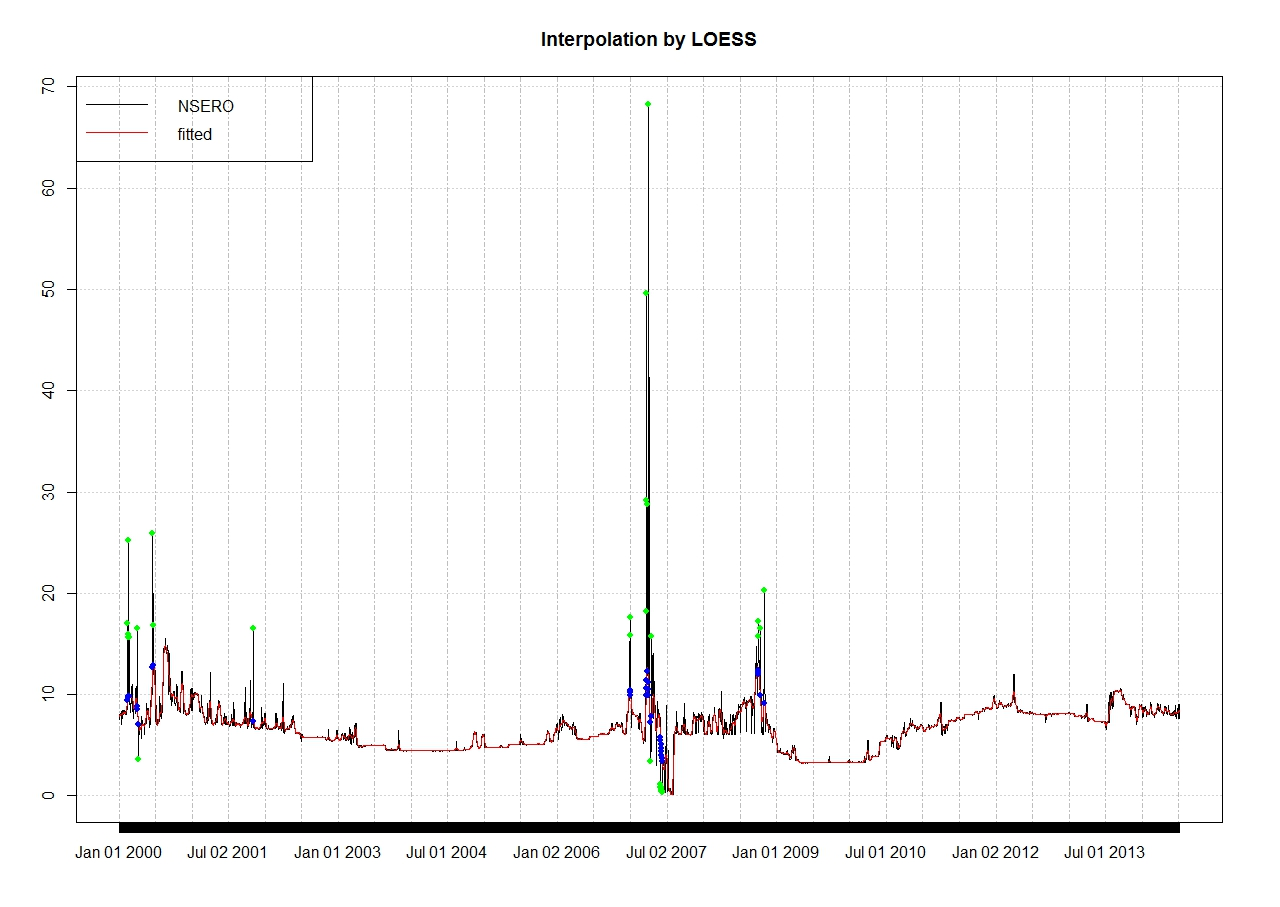

This chart was generated by the following R code:

# INY266 index
# potenital outlier interpolation


# read in data
library(xts)
library(xtsExtra)

index <- read.csv('NSERO_index.csv',stringsAsFactors = FALSE)

# for currency first
data <- index
dates <- data$Date
rates <- data[,-1]
dates <- as.POSIXct(dates,format ="%m/%d/%Y")
t <- as.xts(rates, order.by = dates)
names(t) <- "NSERO"
rate_name <- names(t)
span <- 0.08



# get the label for outlier
tsoutliers <- function(x,plot=TRUE,span=0.1,name="",percentile = c(0.25,0.75),k=3,range = c(-1.1))
{
    # x <- as.ts(x)
    if(frequency(x)>1)
        resid <- stl(x,s.window="periodic",robust=TRUE)$time.series[,3]
    else
    {
        tt <- 1:length(x)
        #resid <- residuals(loess(x ~ tt,span=span))

        loe <- loess(x~tt, span = span)
    pred <- predict(loe,tt,se=TRUE)
    resid <- loe$residuals
    }


    # can adjust the parameters to control the outlier 
    resid.q <- quantile(resid,prob= percentile)
    iqr <- diff(resid.q)
    limits <- resid.q + k*iqr*range
    score <- abs(pmin((resid-limits[1])/iqr,0) + pmax((resid - limits[2])/iqr,0))
    indicator <- ifelse(score>0,1,0)
    indi <- cbind(indicator,x)[,1]

    if(plot)
    {
        custom.panel <- function(index,x,...) {
        default.panel(index,x,...)
        points(x=index(indi[indi == 1]),
          y=x[,1][index(indi[indi == 1])],cex=0.9,pch=19,
          col="blue")
          #abline(v=index(indi[indi == 1]),col="grey")
   		}

      newlist <- list(score = score, resid = resid,indicator = indicator)
    plot.xts(x=cbind(x,fitted=loe$fitted,residual=loe$residuals),panel = custom.panel, screens = factor(1, 1), auto.legend = TRUE, main = paste("LOESS plot",rate_name[i],sep=" "))

        cat("Number of outliers for ",name," is ", sum(indicator),"\n")
        return(invisible(newlist))
    }
    else
        return(list(score,resid,indicator))
}

indi <- rep(0,nrow(t)) # initialize the indicator vector
i <- 1
a <- tsoutliers(t[,i],name = rate_name[i],span=span, percentile = c(0.1,0.9),k=3,range=c(-0.85,1))
# if any col in one raw has 1, label this row as 1
indi <- indi | a$indicator


# convert into data frame with index and value, outlier removed
data <- data.frame(index = 1:nrow(t),rate = coredata(t))
# remove the 
data_rm <- data[!indi,] # discard 36

# apply loess 
(span <- 30/nrow(t))
loe <- with(data_rm, loess(NSERO ~ index, span = span, degree = 2))
pred <- predict(loe,(1:nrow(t)),se=TRUE)

# back to time series
fitline <- cbind(pred$fit,t)[,1][!indi]
interpolated <- cbind(pred$fit,t)[,1][indi]

# combine rhe result
result <- data.frame("date" = index(interpolated),"original"= coredata(t[indi]),"interpolated" = coredata(interpolated))
names(result) <- c("Date","Original","Interpolated")
result

# plot the result
custom.panel <- function(index,x,...) {
        default.panel(index,x,...)
        # add origin point
        points(x=index(indi[indi == 1]),
          y=t[,1][index(indi[indi == 1])],cex=0.9,pch=19,
          col="green")
        # add interpolated points
         points(x=index(indi[indi == 1]),
          y=interpolated,cex=0.9,pch=19,
          col="blue")
          #abline(v=index(indi[indi == 1]),col="grey")
   		}

     
plot.xts(x=cbind(t,fitted=pred$fit),panel = custom.panel, screens = factor(1, 1), auto.legend = TRUE, main = "Interpolation by LOESS")



#i <- 1
#span <- 100/nrow(t)
#a <- tsoutliers(t[,i],name = rate_name[i],span=span, percentile = c(0.1,0.9),k=3,range=c(-0.85,1))
